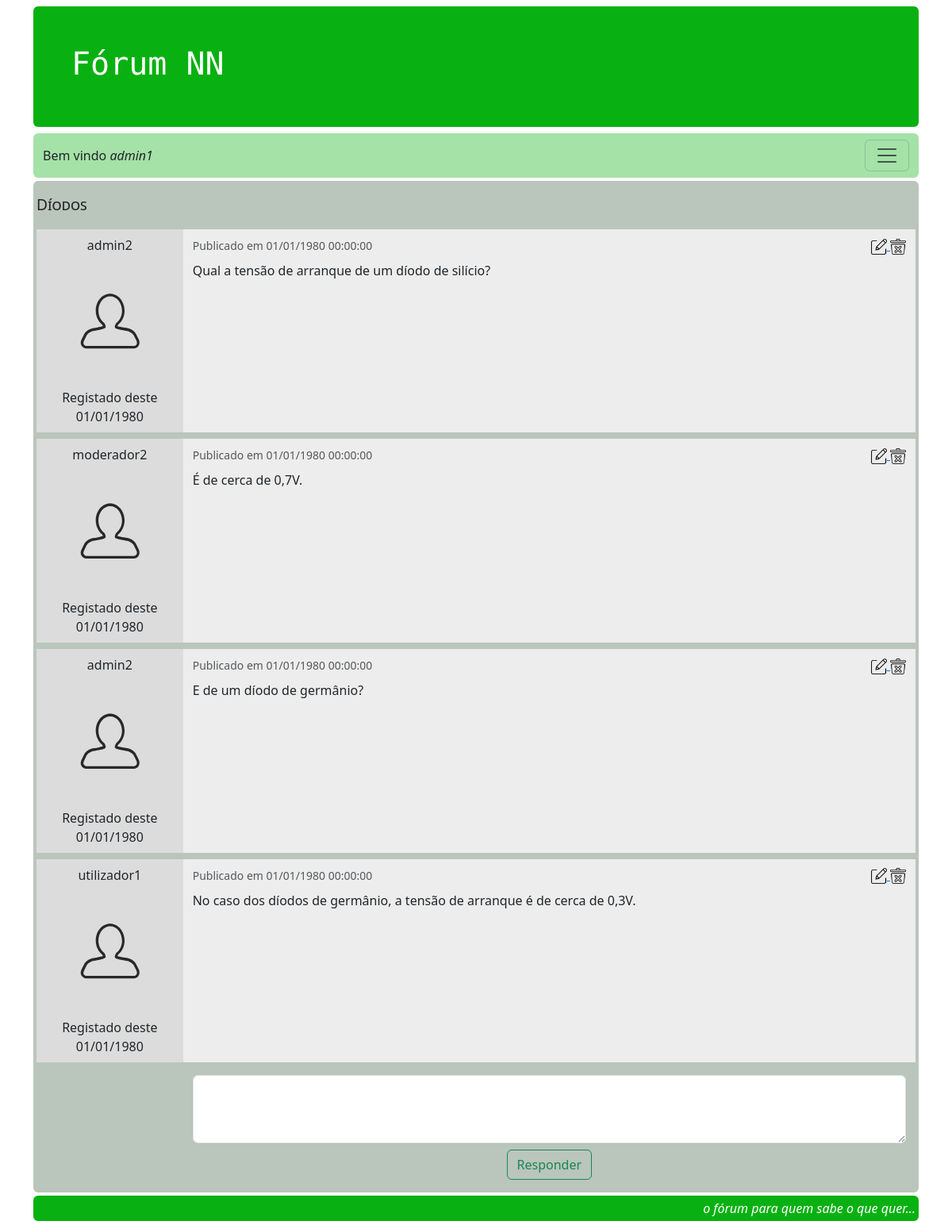
/topico.php?id_topico=1 (signed in), run on the app's committed database.
### tables this page shows
CREATE TABLE `t_topico` (
  `idtopico` int NOT NULL,
  `titulo` varchar(255) NOT NULL,
  `refidutilizador` int NOT NULL,
  `datatopico` timestamp NOT NULL DEFAULT CURRENT_TIMESTAMP
);

CREATE TABLE `t_mensagem` (
  `idmensagem` int NOT NULL,
  `refidutilizador` int NOT NULL,
  `refidtopico` int NOT NULL,
  `mensagem` varchar(64000) NOT NULL,
  `datamensagem` timestamp NOT NULL DEFAULT CURRENT_TIMESTAMP
);

CREATE TABLE `t_utilizador` (
  `idutilizador` int NOT NULL,
  `utilizador` varchar(100) NOT NULL,
  `senha` varchar(100) NOT NULL,
  `tipo` int NOT NULL DEFAULT '1',
  `dataregisto` timestamp NOT NULL DEFAULT CURRENT_TIMESTAMP,
  `ativo` int NOT NULL DEFAULT '1'
);

### bd.php (called while the page is built, shortened)
<?php
    function ligarBD() {
        $servername = "localhost";
        $username = "root";
        $password = "mysql";
        $nomebd = "bdforum";
        try {
            $conn = new PDO("mysql:host=$servername;dbname=$nomebd", $username, $password);
            $conn->setAttribute(PDO::ATTR_ERRMODE, PDO::ERRMODE_EXCEPTION);
            return $conn;
        } catch(PDOException $e) {
            echo "Erro no acesso à base de dados: " . $e->getMessage();
            return null;
        }
    }
    function consultarBD($sql) {
        $conn = ligarBD();
        $stmt = $conn->prepare($sql);
        $stmt->execute();
        $stmt->setFetchMode(PDO::FETCH_ASSOC);
        $rs = $stmt->fetchAll();
        return $rs;
    }
?>

### topico.php (the view, shortened to what this page needs)
<?php
    include_once('bd.php');
    if (isset($_GET['id_topico']) &&
        !empty($_GET['id_topico']) &&
        is_numeric($_GET['id_topico']) ) {
            $sql = 'SELECT titulo FROM t_topico WHERE idtopico='.$_GET['id_topico'];
            $rs = consultarBD($sql);
            $titulo = $rs[0]['titulo'];
            $sql = 'SELECT idmensagem, mensagem, datamensagem, idutilizador, utilizador, dataregisto';
            $sql .= ' FROM t_mensagem JOIN t_utilizador ON';
            $sql .= ' t_mensagem.refidutilizador = t_utilizador.idutilizador';
            $sql .= ' WHERE refidtopico = '.$_GET['id_topico'];
            $sql .= ' ORDER BY idmensagem ASC';
            $rs = consultarBD($sql);
    }
    else {
    ?>
        <h3>Tópico não encontrado.</h3>
        <p>Clique <a href="./topicos.php">aqui</a> para voltar aos tópicos.</p>
    <?php
    die();
    }
?>
<!DOCTYPE html>
<html lang="pt">
<head>
    <?php require_once('metadados.php') ?>
</head>
<body>
    <div class="container">
        <?php include_once('header.php'); ?>
        <?php include_once('navegacao.php'); ?>
        <div class="my-1 p-3 bg-topico rounded">
            <div class="row mb-3 topico-titulo">
                <?php echo $titulo; ?>
            </div>
            <?php
            foreach ($rs as $registo) {
                $idmensagem = $registo['idmensagem'];
                $mensagem= $registo['mensagem'];
                $datamensagem = date_format(date_create($registo['datamensagem']),"d/m/Y H:i:s");
                $utilizador = $registo['utilizador'];
                $dataregisto = date_format(date_create($registo['dataregisto']),"d/m/Y");
            ?>
            <div class="row pb-2">
                <div class="col-sm-2 topico-utilizador p-2 text-center">
                    <?php echo $utilizador; ?>
                    <img src="./assets/img/utilizador.svg" class="img-fluid" alt="imagem_utilizador">
                    <? echo 'Registado deste '.$dataregisto; ?>
                </div>
                <div class="col-sm-10 topico-mensagem">
                    <div class="row pb-2 pt-2 align-items-center" >
                        <div class="col-sm-8 text-left text-muted">
                            <small id="publicado-em">Publicado em <?php echo $datamensagem; ?></small>
                        </div>
                        <div class="col-sm-4 text-end">
                            <a href="./editar_mensagem.php?id_mensagem=<?php echo $idmensagem; ?>">
                                <img src="./assets/img/editar.png" class="img-fluid topico-icones"
                                    alt="imagem_editar" title="Editar mensagem">
                            </a>
                            <a href="./eliminar_mensagem.php?id_mensagem=<?php echo $idmensagem; ?>">
                                <img src="./assets/img/eliminar.png" class="img-fluid topico-icones"
                                    alt="imagem_eliminar" title="Eliminar mensagem">
                            </a>
                        </div>
                    </div>
                    <p id="mensagem">
                    <?php echo $mensagem; ?>
                    </p>
                </div>
            </div>
            <?php
            }
            ?>
            <div class="row pt-2">
                <div class="col-sm-2"></div>
                <div class="col-sm-10 text-center">
                    <form action="./responder_topico.php?id_topico=<?php echo $_GET['id_topico']; ?>" method="post">
                        <textarea class="form-control mb-1" id="mensagem" name="mensagem" rows="3" required></textarea>
                        <button type="submit" class="btn btn-outline-success mt-1">Responder</button>
                    </form>
                </div>
            </div>
        </div>
        <?php include_once('footer.php'); ?>
    </div>
</body>
</html>

### css/meu_estilo.css (style rules this page uses)
.bg-topico { background-color:rgba(68, 96, 69, 0.363); }
.topico-titulo { font-size:larger; font-variant: small-caps; }
.topico-utilizador { background-color:rgb(220, 220, 220); }
.topico-mensagem { background-color:rgb(237, 237, 237); }
.topico-icones { max-width: 20px; height: auto; }

### data on the page
t_topico: titulo "Díodos"
t_mensagem: t_utilizador.utilizador "admin2", t_utilizador.dataregisto "01/01/1980", datamensagem "01/01/1980 00:00:00", mensagem "Qual a tensão de arranque de um díodo de silício?"
t_mensagem: t_utilizador.utilizador "moderador2", t_utilizador.dataregisto "01/01/1980", datamensagem "01/01/1980 00:00:00", mensagem "É de cerca de 0,7V."
t_mensagem: t_utilizador.utilizador "admin2", t_utilizador.dataregisto "01/01/1980", datamensagem "01/01/1980 00:00:00", mensagem "E de um díodo de germânio?"
t_mensagem: t_utilizador.utilizador "utilizador1", t_utilizador.dataregisto "01/01/1980", datamensagem "01/01/1980 00:00:00", mensagem "No caso dos díodos de germânio, a tensão de arranque é de cerca de 0,3V."

### other printed values
$_SESSION['utilizador'] "admin1"
